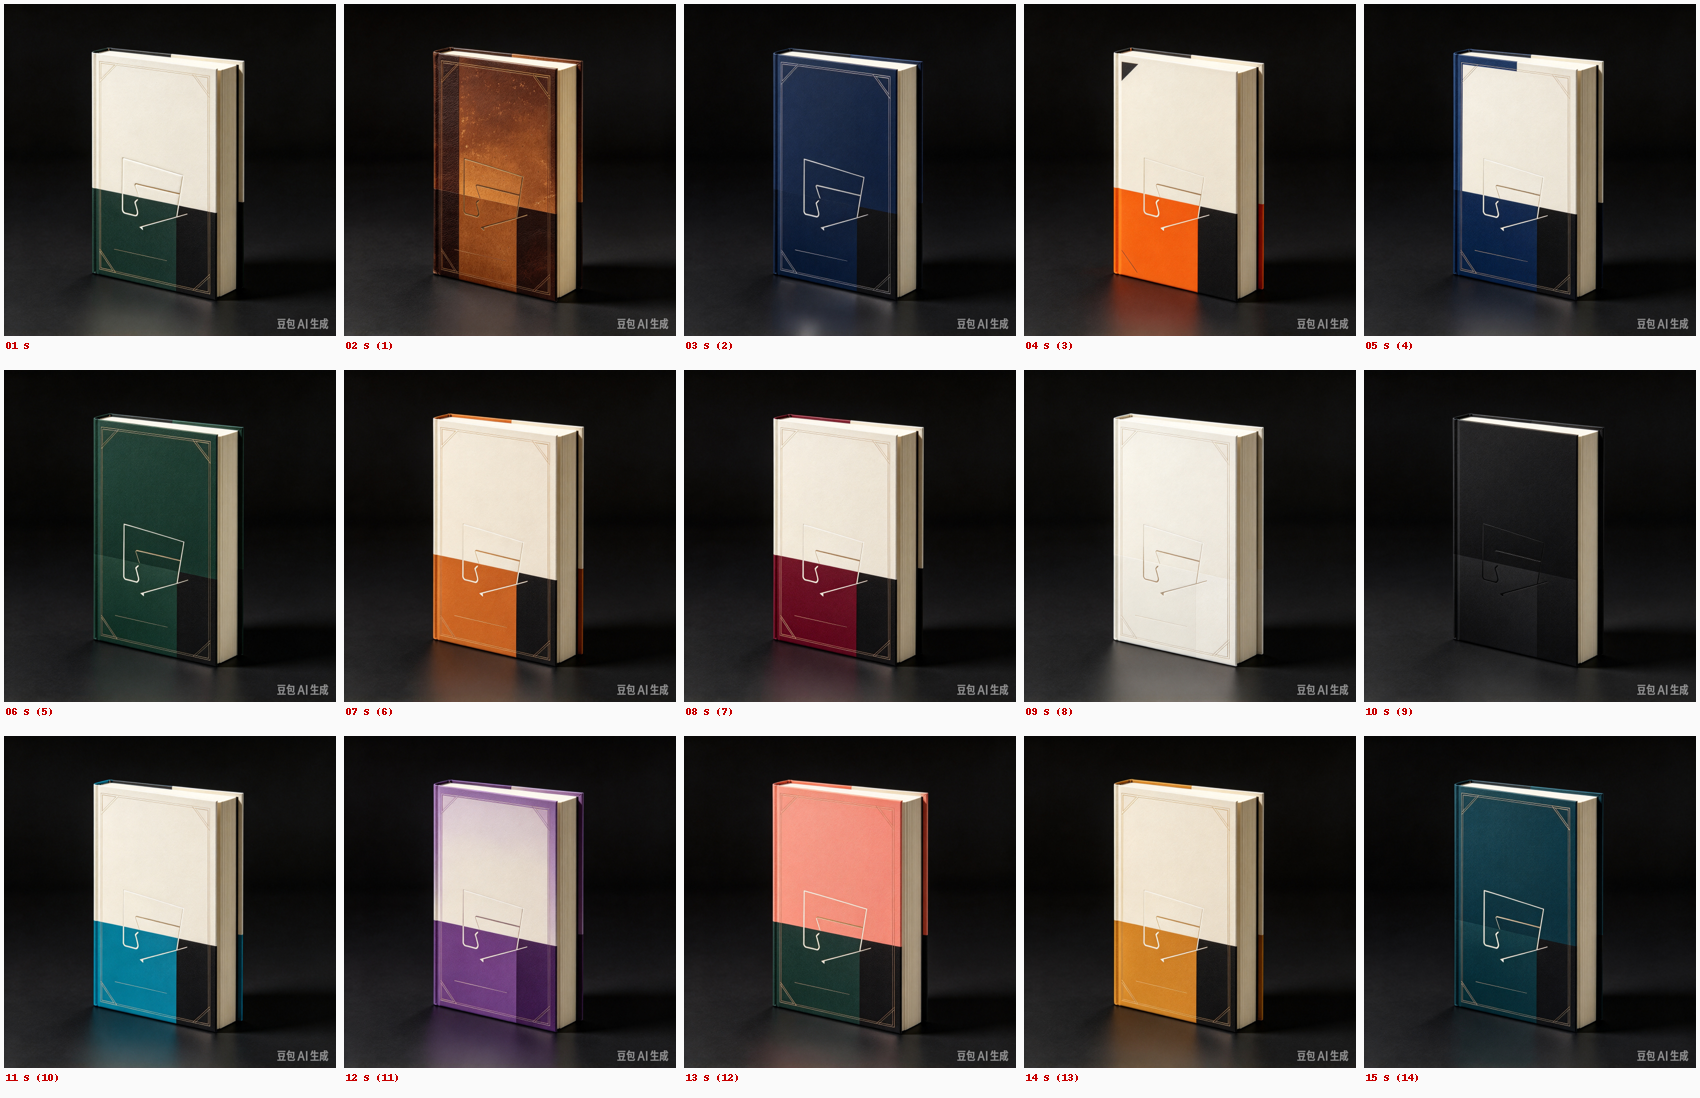

The Python source for this figure:
# -*- coding: utf-8 -*-
"""临时：15 张素材缩略拼贴 + 标注文件名，用于目检对应关系。"""
import os, glob
from PIL import Image, ImageDraw

SRC = r'D:/DoubaoDownloads'
files = sorted(glob.glob(os.path.join(SRC, '书籍素材图生成*.png')),
               key=lambda p: (len(os.path.basename(p)), os.path.basename(p)))
TW, TH = 340, 340
cols = 5
rows = (len(files) + cols - 1) // cols
sheet = Image.new('RGB', (cols * TW, rows * (TH + 26)), (250, 250, 250))
d = ImageDraw.Draw(sheet)
for i, p in enumerate(files):
    im = Image.open(p).convert('RGB')
    im.thumbnail((TW - 8, TH - 8))
    x = (i % cols) * TW + 4
    y = (i // cols) * (TH + 26) + 4
    sheet.paste(im, (x, y))
    name = os.path.basename(p).replace('书籍素材图生成', 'S').replace('.png', '')
    d.text((x + 2, y + TH - 4), '%02d %s' % (i + 1, name), fill=(200, 0, 0))
sheet.save('_contact.png')
print('ok')
